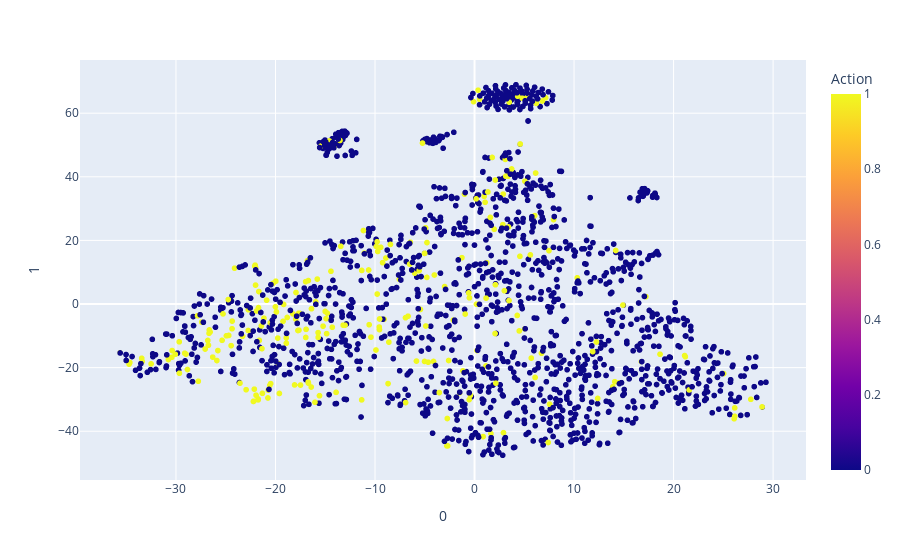

The code cell stored with this chart in its notebook:
### Code cell
tsne = TSNE()
users = tsne.fit_transform(model.get_layer('users').get_weights()[0])
movies = tsne.fit_transform(model.get_layer('movies').get_weights()[0])
new_df = pd.DataFrame(movies)
new_df[2] = items['movie title'].to_numpy()
new_df.set_index(np.array(new_df.index)+1, inplace = True)
# new_df[3] = items.drop(columns=[0,1,2,3,4]).idxmax(axis=1)
new_df = pd.concat([new_df,items[['release date' ,'video release date' ,
                           'IMDb URL' ,'unknown' ,'Action' ,'Adventure' ,'Animation' ,
                           'Children' ,'Comedy' ,'Crime' ,'Documentary' ,'Drama' ,'Fantasy' ,
                           'Film-Noir' ,'Horror' ,'Musical' ,'Mystery' ,'Romance' ,'Sci-Fi' ,
                           'Thriller' ,'War' ,'Western']]],axis=1)
fig = px.scatter(new_df, x=0, y=1,hover_data=[2],color='Action')
fig.show()

### Figure 1 — Plotly figure (JSON) as saved in the notebook; plotly's stock layout.template omitted (floating-point values rounded to 4 significant figures; data arrays with more than 128 entries replaced by an {"elided": "..."} marker saying what was removed)
{"data": [{"customdata": {"elided": "1682x1 str values"}, "hovertemplate": "0=%{x}<br>1=%{y}<br>2=%{customdata[0]}<br>Action=%{marker.color}<extra></extra>", "legendgroup": "", "marker": {"color": {"elided": "1682 int values"}, "coloraxis": "coloraxis", "symbol": "circle"}, "mode": "markers", "name": "", "showlegend": false, "x": {"elided": "1682 float values"}, "xaxis": "x", "y": {"elided": "1682 float values"}, "yaxis": "y", "type": "scattergl"}], "layout": {"xaxis": {"anchor": "y", "domain": [0, 1], "title": {"text": "0"}, "type": "linear", "range": [-39.5, 33.16], "autorange": true}, "yaxis": {"anchor": "x", "domain": [0, 1], "title": {"text": "1"}, "type": "linear", "range": [-55.81, 77.2], "autorange": true}, "coloraxis": {"colorbar": {"title": {"text": "Action"}}, "colorscale": [[0, "#0d0887"], [0.1111, "#46039f"], [0.2222, "#7201a8"], [0.3333, "#9c179e"], [0.4444, "#bd3786"], [0.5556, "#d8576b"], [0.6667, "#ed7953"], [0.7778, "#fb9f3a"], [0.8889, "#fdca26"], [1, "#f0f921"]]}, "legend": {"tracegroupgap": 0}, "margin": {"t": 60}, "autosize": true}}
